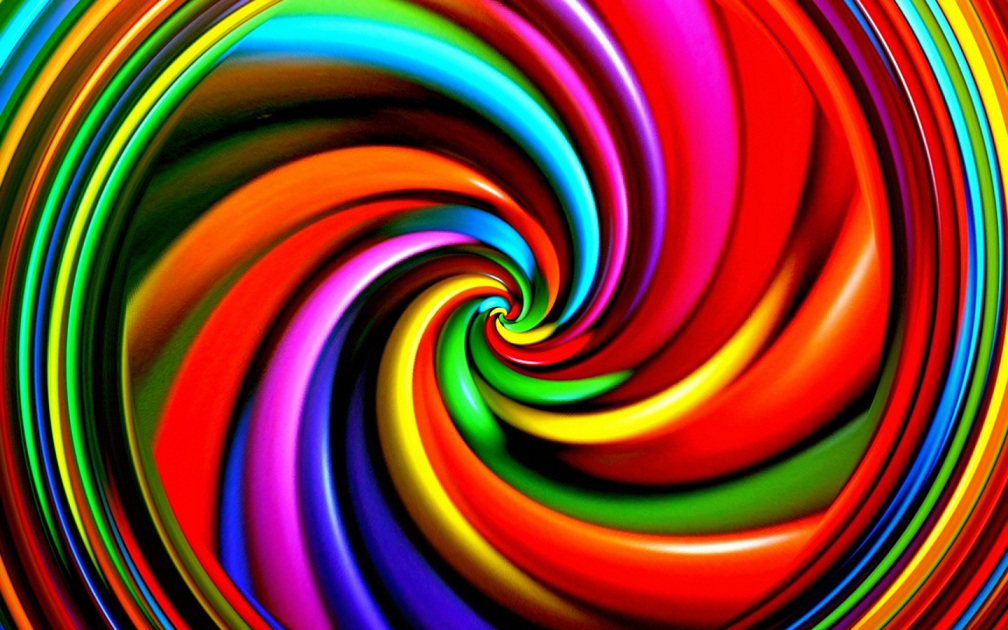
#> input picture very-trippy.jpg, 1008 x 630 px
$ jupyter execute 'Color space yuv.ipynb'
#> lines starting #> are read from the running program, lines starting #| are printed output that depends on the picture
[cell 1]
import cv2
import matplotlib.pyplot as plt
im=cv2.imread('very-trippy.jpg')
#> im is the input picture: shape (630, 1008, 3); mean B, G, R 42.8, 60.5, 127
plt.imshow(im)
img_yuv = cv2.cvtColor(im, cv2.COLOR_BGR2YUV)
#> img_yuv: shape (630, 1008, 3); mean of channels 0, 1, 2 78.3, 110.5, 168.3
plt.imshow(img_yuv[:,:,0])
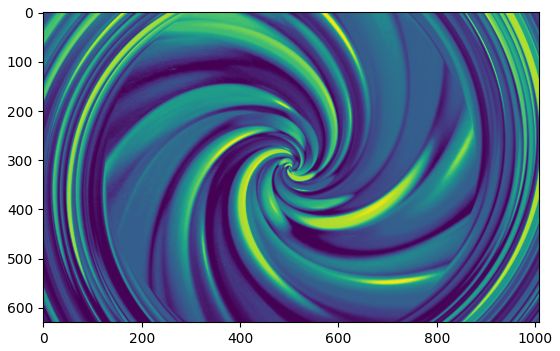
#> figure drawn by matplotlib, 1 panel; B, G, R data is drawn as R, G, B

[cell 2]
import cv2
import matplotlib.pyplot as plt
im=cv2.imread('very-trippy.jpg')
plt.imshow(im)
img_yuv = cv2.cvtColor(im, cv2.COLOR_BGR2YUV)
plt.imshow(img_yuv)
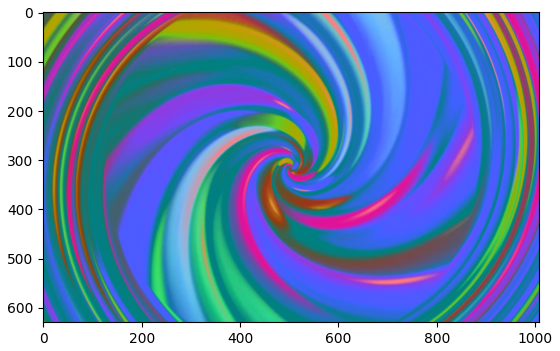
#> figure drawn by matplotlib, 1 panel; B, G, R data is drawn as R, G, B

[cell 3]
import cv2
import matplotlib.pyplot as plt
im=cv2.imread('very-trippy.jpg')
plt.imshow(im)
img_yuv = cv2.cvtColor(im, cv2.COLOR_BGR2YUV)
plt.imshow(img_yuv[:,:,1])
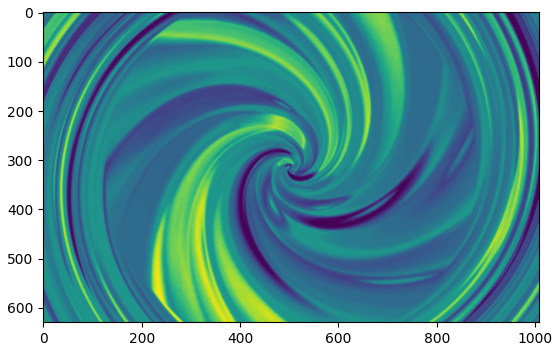
#> figure drawn by matplotlib, 1 panel; B, G, R data is drawn as R, G, B

[cell 4]
import cv2
import matplotlib.pyplot as plt
im=cv2.imread('very-trippy.jpg')
plt.imshow(im)
img_yuv = cv2.cvtColor(im, cv2.COLOR_BGR2YUV)
plt.imshow(img_yuv[:,:,2])
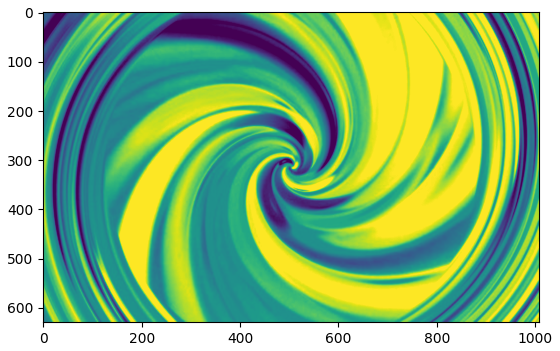
#> figure drawn by matplotlib, 1 panel; B, G, R data is drawn as R, G, B

$ run again, with colors.jpg copied over very-trippy.jpg
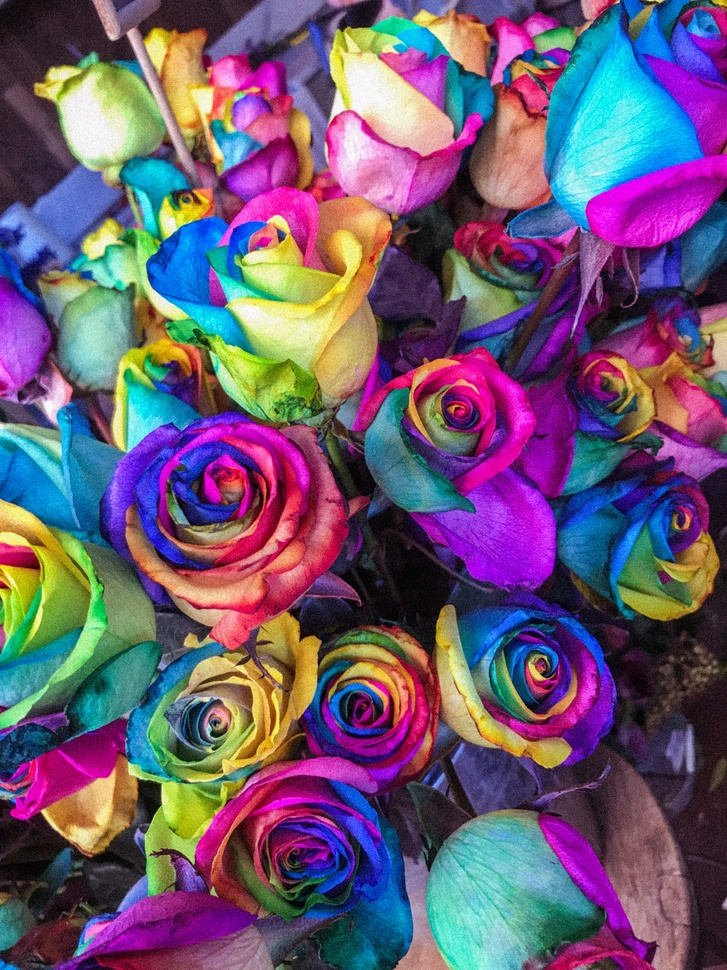
#> input picture colors.jpg, 727 x 970 px, shrunk from 3024 x 4032 before the run
#> im is the input picture: shape (970, 727, 3); mean B, G, R 114.3, 88.8, 108.1
#> img_yuv: shape (970, 727, 3); mean of channels 0, 1, 2 97.5, 136.2, 137.3
#> `[cell 3] import cv2 import matplotlib.pyplot as plt im=cv2.imread('ver..`:
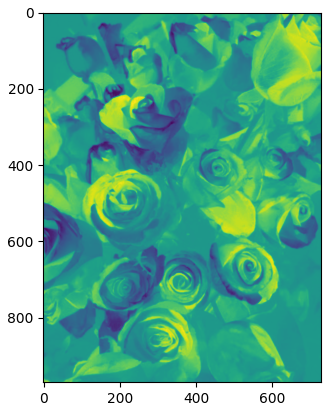
#> figure drawn by matplotlib, 1 panel; B, G, R data is drawn as R, G, B
#> `[cell 4] import cv2 import matplotlib.pyplot as plt im=cv2.imread('ver..`:
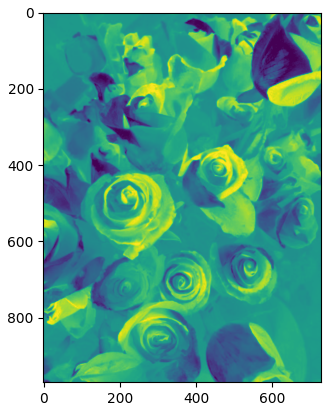
#> figure drawn by matplotlib, 1 panel; B, G, R data is drawn as R, G, B

$ run again, with test image cr channel.png saved as very-trippy.jpg
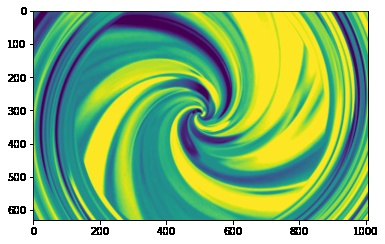
#> input picture test image cr channel.png, 385 x 244 px
#> im is the input picture: shape (244, 385, 3); mean B, G, R 130.2, 187.1, 143.1
#> img_yuv: shape (244, 385, 3); mean of channels 0, 1, 2 167.5, 109.7, 106.6
#> `[cell 3] import cv2 import matplotlib.pyplot as plt im=cv2.imread('ver..`:
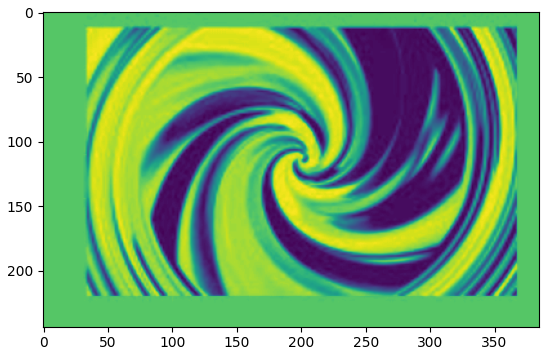
#> figure drawn by matplotlib, 1 panel; B, G, R data is drawn as R, G, B
#> `[cell 4] import cv2 import matplotlib.pyplot as plt im=cv2.imread('ver..`:
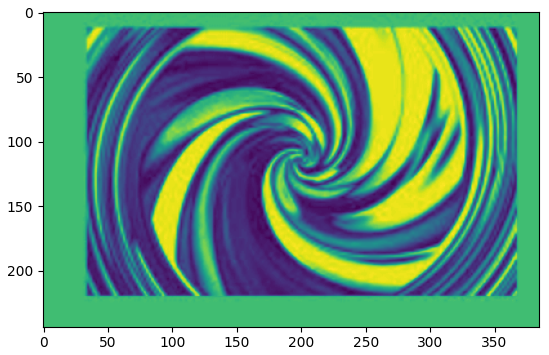
#> figure drawn by matplotlib, 1 panel; B, G, R data is drawn as R, G, B
